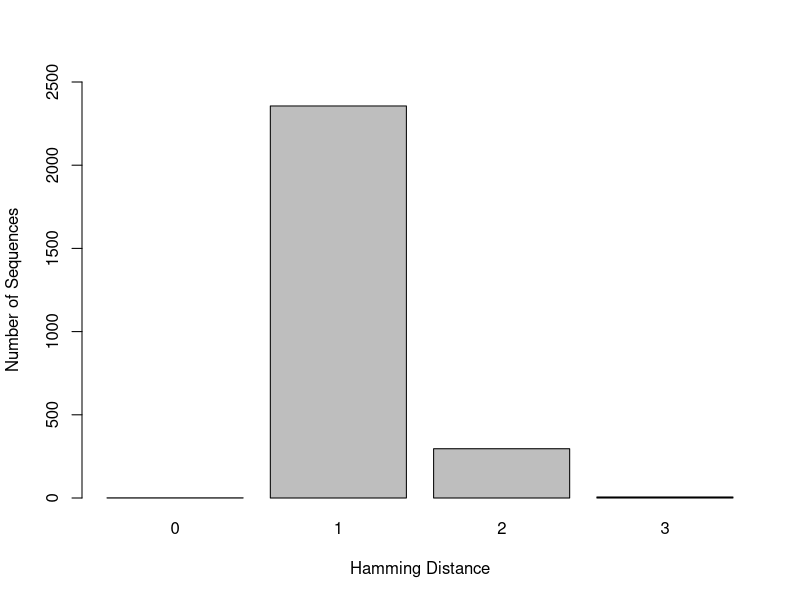
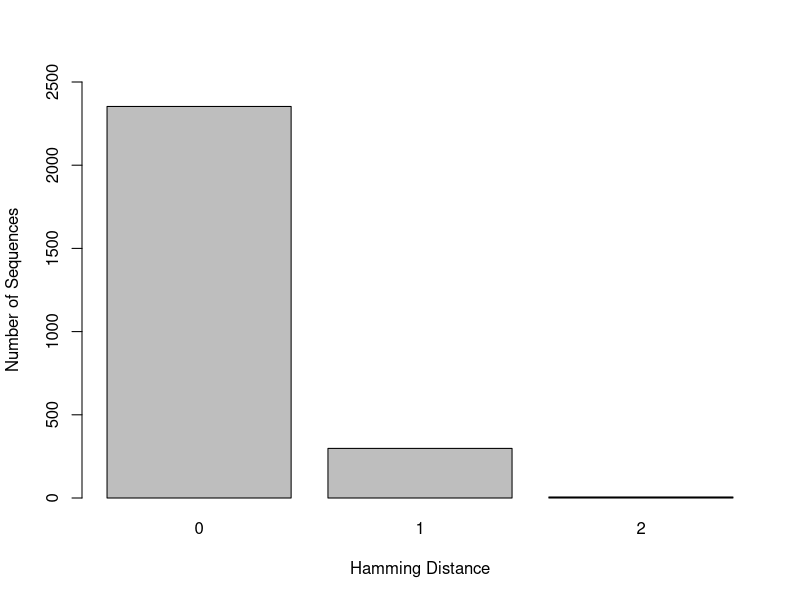
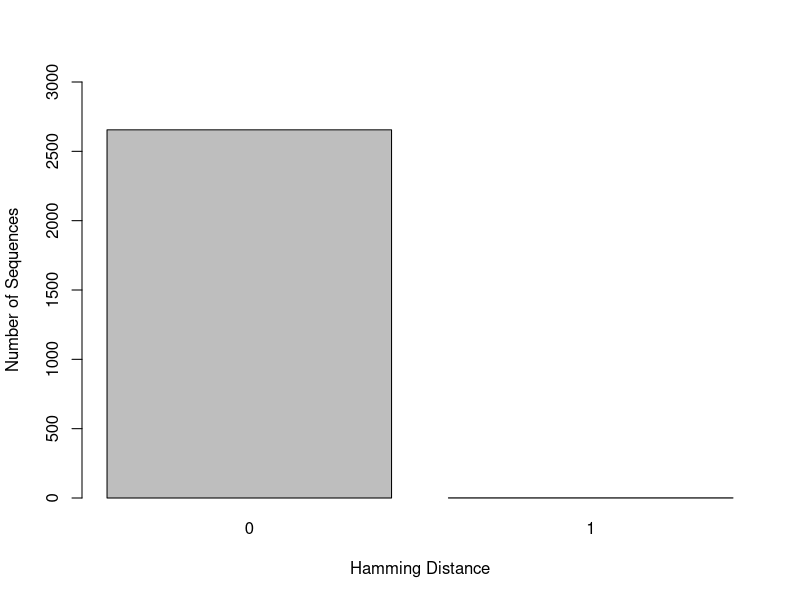
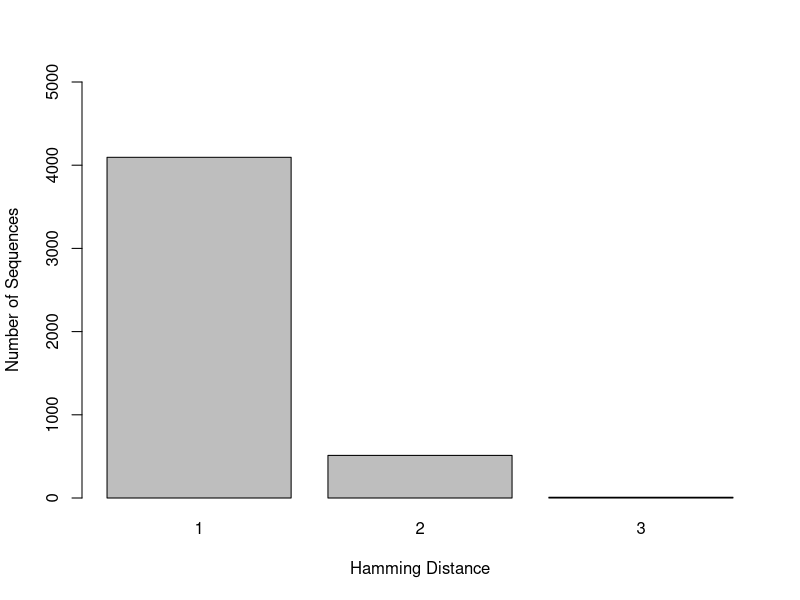
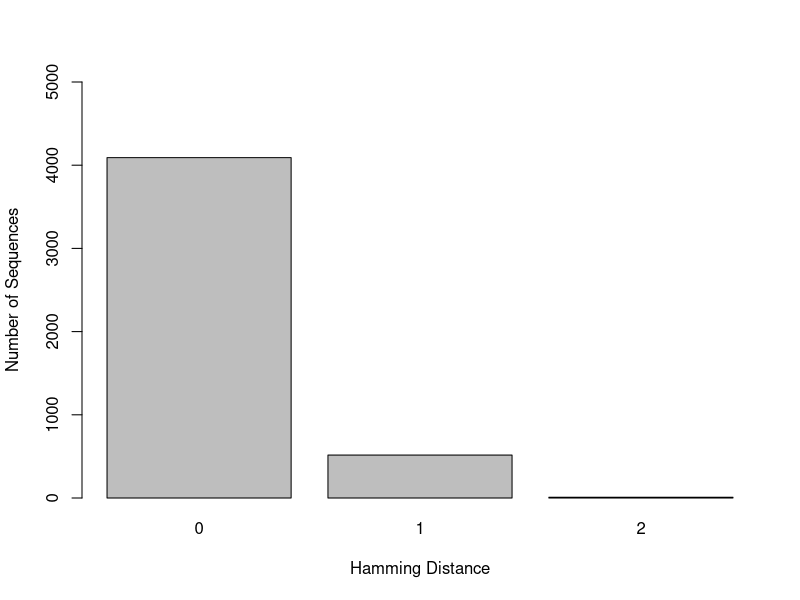
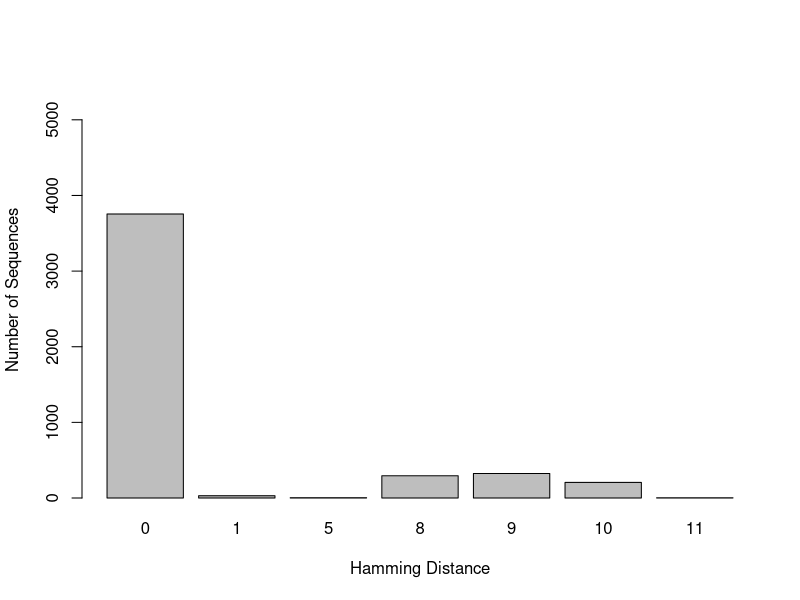
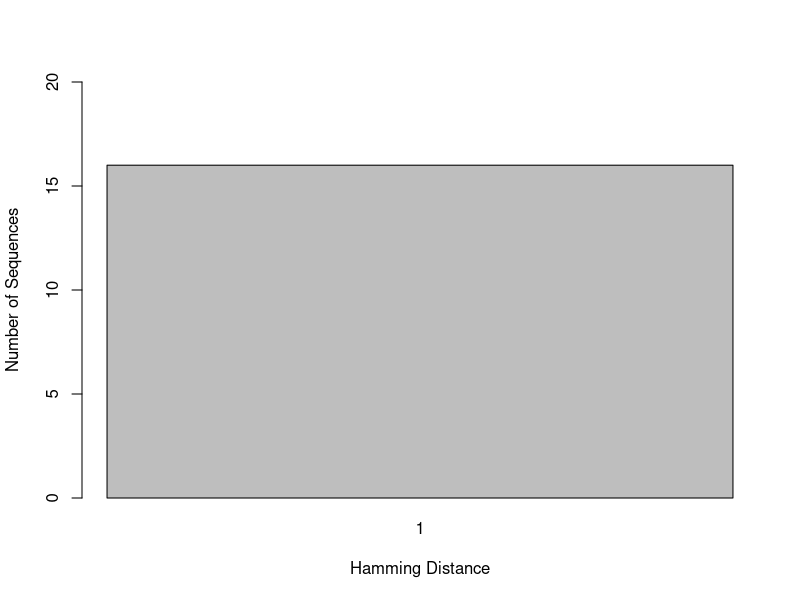
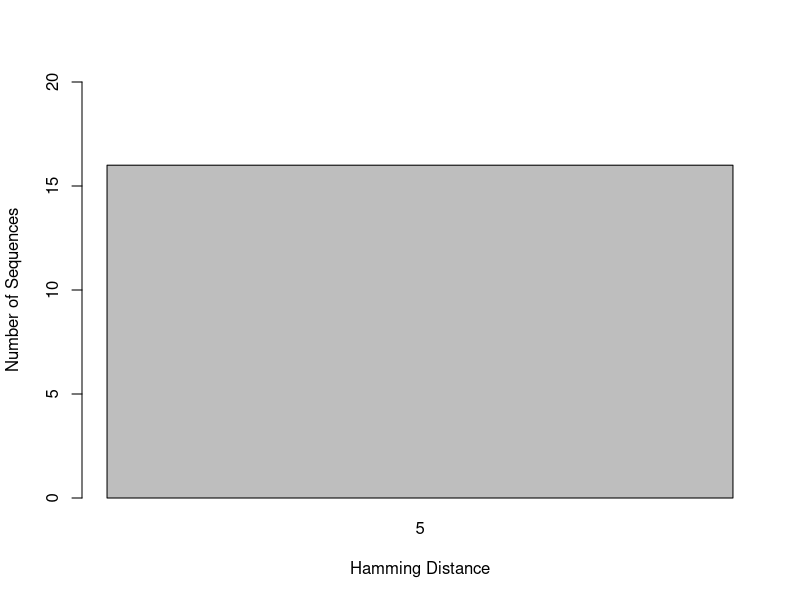

These figures' R source, in order:
## ---- chunk 1
knitr::opts_chunk$set(root.dir = "C:/Users/Lexie Christopoulos/Repos/GenomeSequencing-/db/",echo = TRUE)
## ---- chunk 2
NP_H1_F <-read.csv("hamming_distance_results/NP_H1_NP_Forward_1.7_results_NCR.csv")

NP_H1_1 <- NP_H1_F[-c(2668, 2669, 2670),]

barplot(table(NP_H1_1$hamming_distance), xlab = "Hamming Distance", ylab = "Number of Sequences", ylim = c(0,2500))
## ---- chunk 3
NP_H1_F2 <-read.csv("hamming_distance_results/NP_H1_NP_Forward_1.6_results_NCR.csv")

NP_H1_2 <- NP_H1_F2[-c(2268, 2269, 2670),]

barplot(table(NP_H1_2$hamming_distance), xlab = "Hamming Distance", ylab = "Number of Sequences", ylim = c(0,2500))
## ---- chunk 4
NP_H1_R <-read.csv("hamming_distance_results/NP_H1_NP_Reverse_2.5_results_NCR.csv")

NP_H1_3 <- NP_H1_R[-c(2268),]

barplot(table(NP_H1_3$hamming_distance), xlab = "Hamming Distance", ylab = "Number of Sequences", ylim = c(0,3000))

## ---- chunk 5
NP_H3_F <-read.csv("hamming_distance_results/NP_H3_NP_Forward_1.7_results_NCR.csv")

NP_H3_1 <- NP_H3_F[-c(4617, 4618, 4619),]

barplot(table(NP_H3_1$hamming_distance), xlab = "Hamming Distance", ylab = "Number of Sequences", ylim = c(0, 5000))
## ---- chunk 6
NP_H3_F2 <-read.csv("hamming_distance_results/NP_H3_NP_Forward_1.8_results_NCR.csv")

NP_H3_2 <- NP_H3_F2[-c(4617, 4618, 4619),]

barplot(table(NP_H3_2$hamming_distance), xlab = "Hamming Distance", ylab = "Number of Sequences", ylim = c(0, 5000))
## ---- chunk 7
NP_H3_R <-read.csv("hamming_distance_results/NP_H3_NP_Reverse_2.5_results_NCR.csv")

NP_H3_3 <- NP_H3_R[-c(4617),]

barplot(table(NP_H3_3$hamming_distance), xlab = "Hamming Distance", ylab = "Number of Sequences", ylim = c(0,5500))

## ---- chunk 8
NP_H5_F <-read.csv("hamming_distance_results/NP_H5_NP_Forward_1.5_results_NCR.csv")

NP_H5_1 <- NP_H5_F[-c(17),]

barplot(table(NP_H5_1$hamming_distance), xlab = "Hamming Distance", ylab = "Number of Sequences", ylim = c(0,20))
## ---- chunk 9
NP_H5_R <-read.csv("hamming_distance_results/NP_H5_NP_Reverse_2.3_results_NCR.csv")

NP_H5_2 <- NP_H5_R[-c(17),]

barplot(table(NP_H5_2$hamming_distance), xlab = "Hamming Distance", ylab = "Number of Sequences", ylim = c(0,20))
## ---- chunk 10
NP_H7_F <-read.csv("hamming_distance_results/NP_H7_NP_Forward_1.5_results_NCR.csv")

NP_H7_1 <- NP_H7_F[-c(31),]

barplot(table(NP_H7_1$hamming_distance), xlab = "Hamming Distance", ylab = "Number of Sequences", ylim = c(0,35))
## ---- chunk 11
NP_H7_R <-read.csv("hamming_distance_results/NP_H7_NP_Reverse_2.3_results_NCR.csv")

NP_H7_2 <- NP_H7_R[-c(31),]

barplot(table(NP_H7_2$hamming_distance), xlab = "Hamming Distance", ylab = "Number of Sequences", ylim = c(0,35))
## ---- chunk 12
NP_H9_F <-read.csv("hamming_distance_results/NP_H9_NP_Forward_1.5_results_NCR.csv")

NP_H9_1 <- NP_H9_F[-c(19),]

barplot(table(NP_H9_1$hamming_distance), xlab = "Hamming Distance", ylab = "Number of Sequences", ylim = c(0,20))
## ---- chunk 13
NP_H9_R <-read.csv("hamming_distance_results/NP_H9_NP_Reverse_2.3_results_NCR.csv")

NP_H9_2 <- NP_H9_R[-c(19),]

barplot(table(NP_H9_2$hamming_distance), xlab = "Hamming Distance", ylab = "Number of Sequences", ylim = c(0,20))
